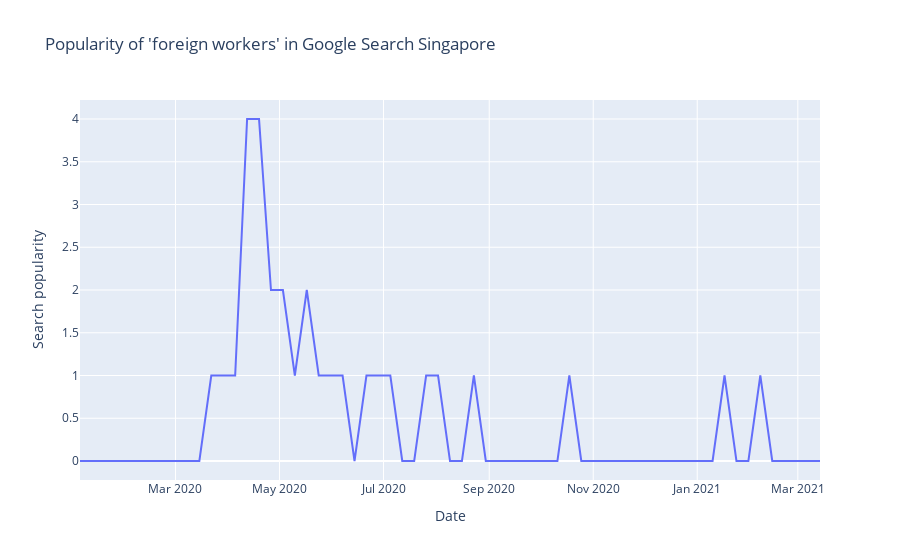
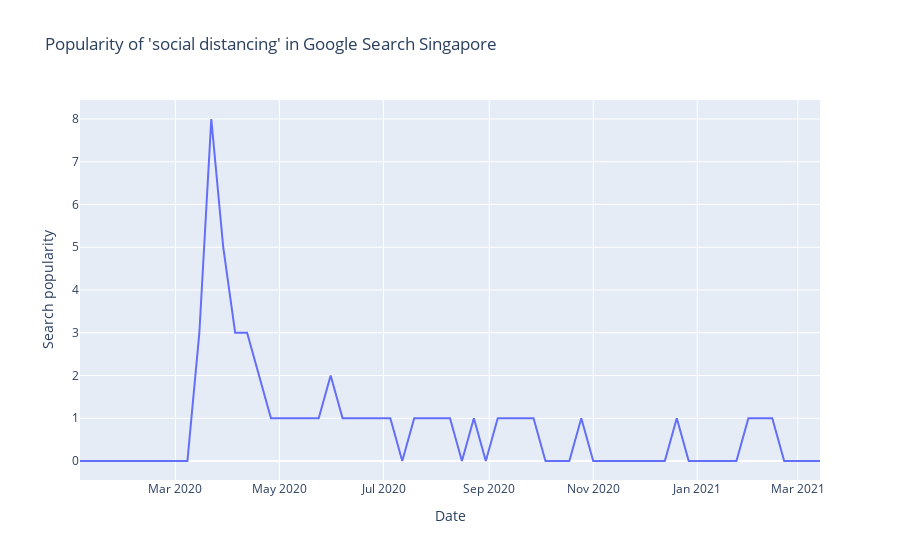
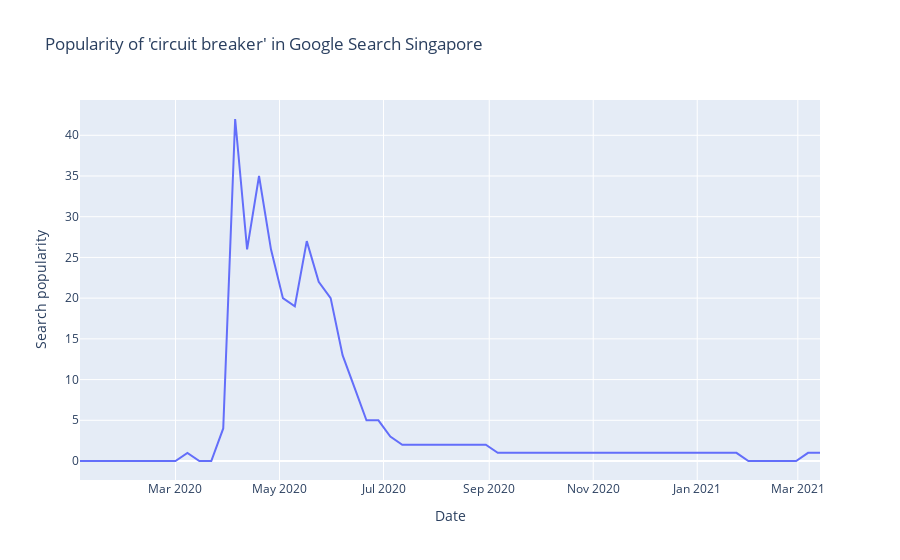
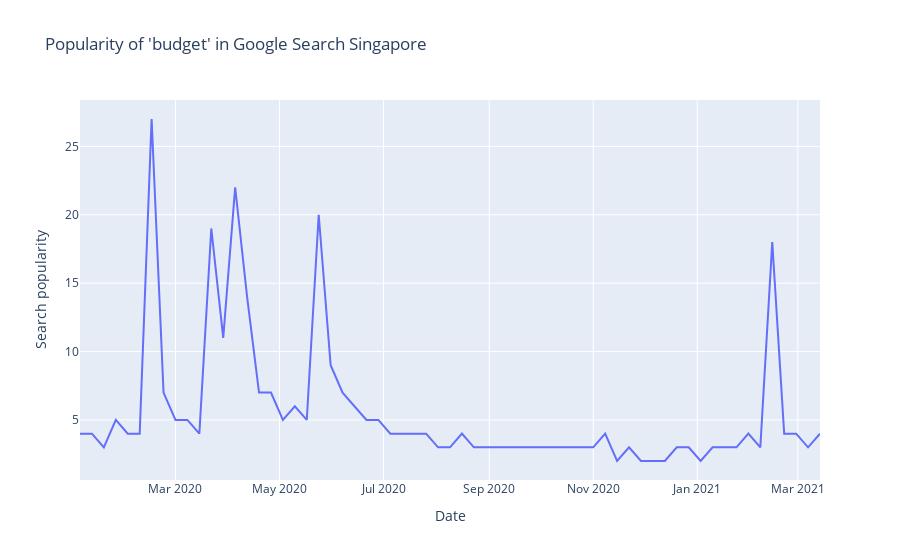

The notebook cell saved with these charts, in order:
### Markdown cell above
## Plotting Timeseries

### Code cell
for policy in policy_list:
    plot_timeseries(policy)

### Figure 1 — Plotly figure (JSON) as saved in the notebook; plotly's stock layout.template omitted (floating-point values rounded to 4 significant figures)
{"data": [{"hovertemplate": "Date=%{x}<br>Search popularity=%{y}<extra></extra>", "legendgroup": "", "line": {"color": "#636efa", "dash": "solid"}, "mode": "lines", "name": "", "orientation": "v", "showlegend": false, "type": "scatter", "x": ["2020-01-05", "2020-01-12", "2020-01-19", "2020-01-26", "2020-02-02", "2020-02-09", "2020-02-16", "2020-02-23", "2020-03-01", "2020-03-08", "2020-03-15", "2020-03-22", "2020-03-29", "2020-04-05", "2020-04-12", "2020-04-19", "2020-04-26", "2020-05-03", "2020-05-10", "2020-05-17", "2020-05-24", "2020-05-31", "2020-06-07", "2020-06-14", "2020-06-21", "2020-06-28", "2020-07-05", "2020-07-12", "2020-07-19", "2020-07-26", "2020-08-02", "2020-08-09", "2020-08-16", "2020-08-23", "2020-08-30", "2020-09-06", "2020-09-13", "2020-09-20", "2020-09-27", "2020-10-04", "2020-10-11", "2020-10-18", "2020-10-25", "2020-11-01", "2020-11-08", "2020-11-15", "2020-11-22", "2020-11-29", "2020-12-06", "2020-12-13", "2020-12-20", "2020-12-27", "2021-01-03", "2021-01-10", "2021-01-17", "2021-01-24", "2021-01-31", "2021-02-07", "2021-02-14", "2021-02-21", "2021-02-28", "2021-03-07", "2021-03-14"], "xaxis": "x", "y": [0, 0, 0, 0, 0, 0, 0, 0, 0, 0, 0, 1, 1, 1, 4, 4, 2, 2, 1, 2, 1, 1, 1, 0, 1, 1, 1, 0, 0, 1, 1, 0, 0, 1, 0, 0, 0, 0, 0, 0, 0, 1, 0, 0, 0, 0, 0, 0, 0, 0, 0, 0, 0, 0, 1, 0, 0, 1, 0, 0, 0, 0, 0], "yaxis": "y"}], "layout": {"legend": {"tracegroupgap": 0}, "title": {"text": "Popularity of 'foreign workers' in Google Search Singapore"}, "xaxis": {"anchor": "y", "domain": [0, 1], "title": {"text": "Date"}}, "yaxis": {"anchor": "x", "domain": [0, 1], "title": {"text": "Search popularity"}}}}

### Figure 2 — Plotly figure (JSON) as saved in the notebook; plotly's stock layout.template omitted (floating-point values rounded to 4 significant figures)
{"data": [{"hovertemplate": "Date=%{x}<br>Search popularity=%{y}<extra></extra>", "legendgroup": "", "line": {"color": "#636efa", "dash": "solid"}, "mode": "lines", "name": "", "orientation": "v", "showlegend": false, "type": "scatter", "x": ["2020-01-05", "2020-01-12", "2020-01-19", "2020-01-26", "2020-02-02", "2020-02-09", "2020-02-16", "2020-02-23", "2020-03-01", "2020-03-08", "2020-03-15", "2020-03-22", "2020-03-29", "2020-04-05", "2020-04-12", "2020-04-19", "2020-04-26", "2020-05-03", "2020-05-10", "2020-05-17", "2020-05-24", "2020-05-31", "2020-06-07", "2020-06-14", "2020-06-21", "2020-06-28", "2020-07-05", "2020-07-12", "2020-07-19", "2020-07-26", "2020-08-02", "2020-08-09", "2020-08-16", "2020-08-23", "2020-08-30", "2020-09-06", "2020-09-13", "2020-09-20", "2020-09-27", "2020-10-04", "2020-10-11", "2020-10-18", "2020-10-25", "2020-11-01", "2020-11-08", "2020-11-15", "2020-11-22", "2020-11-29", "2020-12-06", "2020-12-13", "2020-12-20", "2020-12-27", "2021-01-03", "2021-01-10", "2021-01-17", "2021-01-24", "2021-01-31", "2021-02-07", "2021-02-14", "2021-02-21", "2021-02-28", "2021-03-07", "2021-03-14"], "xaxis": "x", "y": [0, 0, 0, 0, 0, 0, 0, 0, 0, 0, 3, 8, 5, 3, 3, 2, 1, 1, 1, 1, 1, 2, 1, 1, 1, 1, 1, 0, 1, 1, 1, 1, 0, 1, 0, 1, 1, 1, 1, 0, 0, 0, 1, 0, 0, 0, 0, 0, 0, 0, 1, 0, 0, 0, 0, 0, 1, 1, 1, 0, 0, 0, 0], "yaxis": "y"}], "layout": {"legend": {"tracegroupgap": 0}, "title": {"text": "Popularity of 'social distancing' in Google Search Singapore"}, "xaxis": {"anchor": "y", "domain": [0, 1], "title": {"text": "Date"}}, "yaxis": {"anchor": "x", "domain": [0, 1], "title": {"text": "Search popularity"}}}}

### Figure 3 — Plotly figure (JSON) as saved in the notebook; plotly's stock layout.template omitted (floating-point values rounded to 4 significant figures)
{"data": [{"hovertemplate": "Date=%{x}<br>Search popularity=%{y}<extra></extra>", "legendgroup": "", "line": {"color": "#636efa", "dash": "solid"}, "mode": "lines", "name": "", "orientation": "v", "showlegend": false, "type": "scatter", "x": ["2020-01-05", "2020-01-12", "2020-01-19", "2020-01-26", "2020-02-02", "2020-02-09", "2020-02-16", "2020-02-23", "2020-03-01", "2020-03-08", "2020-03-15", "2020-03-22", "2020-03-29", "2020-04-05", "2020-04-12", "2020-04-19", "2020-04-26", "2020-05-03", "2020-05-10", "2020-05-17", "2020-05-24", "2020-05-31", "2020-06-07", "2020-06-14", "2020-06-21", "2020-06-28", "2020-07-05", "2020-07-12", "2020-07-19", "2020-07-26", "2020-08-02", "2020-08-09", "2020-08-16", "2020-08-23", "2020-08-30", "2020-09-06", "2020-09-13", "2020-09-20", "2020-09-27", "2020-10-04", "2020-10-11", "2020-10-18", "2020-10-25", "2020-11-01", "2020-11-08", "2020-11-15", "2020-11-22", "2020-11-29", "2020-12-06", "2020-12-13", "2020-12-20", "2020-12-27", "2021-01-03", "2021-01-10", "2021-01-17", "2021-01-24", "2021-01-31", "2021-02-07", "2021-02-14", "2021-02-21", "2021-02-28", "2021-03-07", "2021-03-14"], "xaxis": "x", "y": [0, 0, 0, 0, 0, 0, 0, 0, 0, 1, 0, 0, 4, 42, 26, 35, 26, 20, 19, 27, 22, 20, 13, 9, 5, 5, 3, 2, 2, 2, 2, 2, 2, 2, 2, 1, 1, 1, 1, 1, 1, 1, 1, 1, 1, 1, 1, 1, 1, 1, 1, 1, 1, 1, 1, 1, 0, 0, 0, 0, 0, 1, 1], "yaxis": "y"}], "layout": {"legend": {"tracegroupgap": 0}, "title": {"text": "Popularity of 'circuit breaker' in Google Search Singapore"}, "xaxis": {"anchor": "y", "domain": [0, 1], "title": {"text": "Date"}}, "yaxis": {"anchor": "x", "domain": [0, 1], "title": {"text": "Search popularity"}}}}

### Figure 4 — Plotly figure (JSON) as saved in the notebook; plotly's stock layout.template omitted (floating-point values rounded to 4 significant figures)
{"data": [{"hovertemplate": "Date=%{x}<br>Search popularity=%{y}<extra></extra>", "legendgroup": "", "line": {"color": "#636efa", "dash": "solid"}, "mode": "lines", "name": "", "orientation": "v", "showlegend": false, "type": "scatter", "x": ["2020-01-05", "2020-01-12", "2020-01-19", "2020-01-26", "2020-02-02", "2020-02-09", "2020-02-16", "2020-02-23", "2020-03-01", "2020-03-08", "2020-03-15", "2020-03-22", "2020-03-29", "2020-04-05", "2020-04-12", "2020-04-19", "2020-04-26", "2020-05-03", "2020-05-10", "2020-05-17", "2020-05-24", "2020-05-31", "2020-06-07", "2020-06-14", "2020-06-21", "2020-06-28", "2020-07-05", "2020-07-12", "2020-07-19", "2020-07-26", "2020-08-02", "2020-08-09", "2020-08-16", "2020-08-23", "2020-08-30", "2020-09-06", "2020-09-13", "2020-09-20", "2020-09-27", "2020-10-04", "2020-10-11", "2020-10-18", "2020-10-25", "2020-11-01", "2020-11-08", "2020-11-15", "2020-11-22", "2020-11-29", "2020-12-06", "2020-12-13", "2020-12-20", "2020-12-27", "2021-01-03", "2021-01-10", "2021-01-17", "2021-01-24", "2021-01-31", "2021-02-07", "2021-02-14", "2021-02-21", "2021-02-28", "2021-03-07", "2021-03-14"], "xaxis": "x", "y": [4, 4, 3, 5, 4, 4, 27, 7, 5, 5, 4, 19, 11, 22, 14, 7, 7, 5, 6, 5, 20, 9, 7, 6, 5, 5, 4, 4, 4, 4, 3, 3, 4, 3, 3, 3, 3, 3, 3, 3, 3, 3, 3, 3, 4, 2, 3, 2, 2, 2, 3, 3, 2, 3, 3, 3, 4, 3, 18, 4, 4, 3, 4], "yaxis": "y"}], "layout": {"legend": {"tracegroupgap": 0}, "title": {"text": "Popularity of 'budget' in Google Search Singapore"}, "xaxis": {"anchor": "y", "domain": [0, 1], "title": {"text": "Date"}}, "yaxis": {"anchor": "x", "domain": [0, 1], "title": {"text": "Search popularity"}}}}
